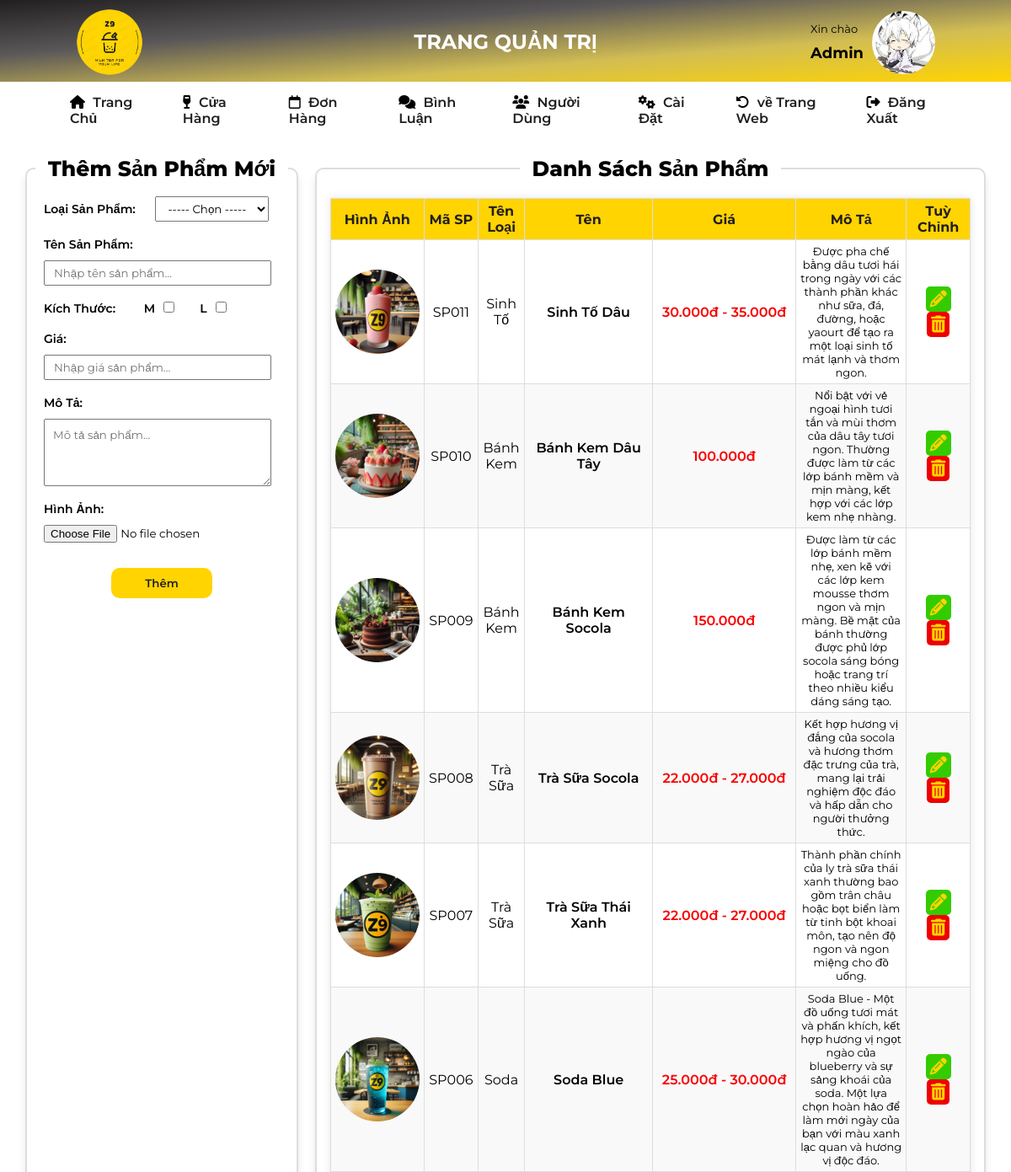
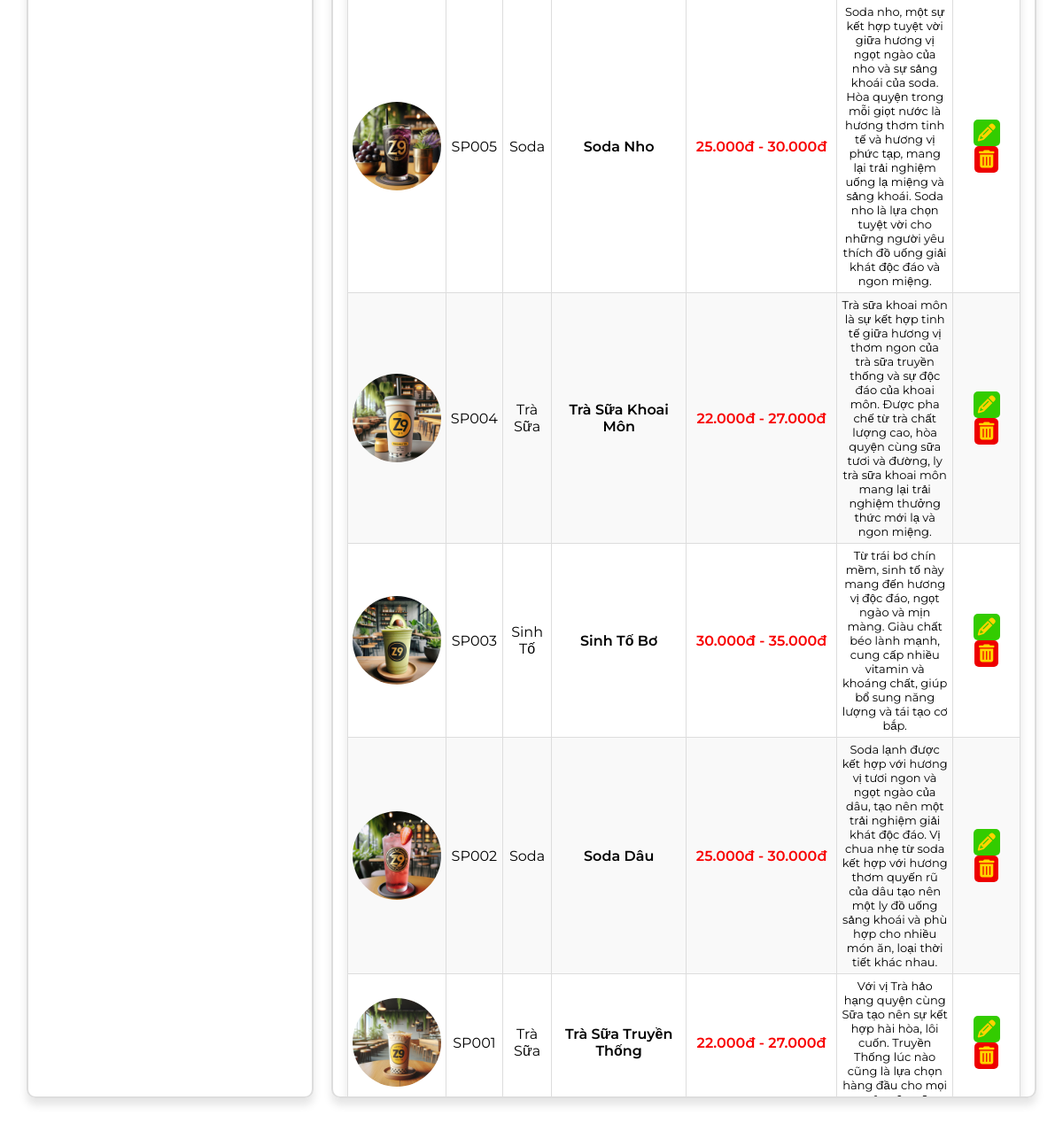
Page /admin/productAD/index.php (signed in) on the committed database (2 pictures, top to bottom).
### tables this page shows
CREATE TABLE `users` (
  `user_id` varchar(10) NOT NULL,
  `user_name` varchar(15) NOT NULL,
  `email` varchar(255) NOT NULL,
  `pass_word` varchar(20) NOT NULL,
  `role` int(1) NOT NULL DEFAULT 1
);

CREATE TABLE `user_path` (
  `user_path_id` int(11) NOT NULL,
  `user_id` varchar(10) NOT NULL,
  `path` varchar(500) NOT NULL
);

CREATE TABLE `sizes` (
  `size_id` int(11) NOT NULL,
  `size_name` varchar(10) NOT NULL
);

CREATE TABLE `products` (
  `product_id` varchar(10) NOT NULL,
  `category_id` varchar(10) DEFAULT NULL,
  `product_name` varchar(255) NOT NULL,
  `product_img` varchar(255) DEFAULT NULL,
  `product_des` text DEFAULT NULL,
  `create_time` timestamp NOT NULL DEFAULT current_timestamp() ON UPDATE current_timestamp()
);

CREATE TABLE `categorys` (
  `category_id` varchar(10) NOT NULL,
  `category_name` varchar(255) NOT NULL
);

### admin/productAD/index.php (the view, shortened to what this page needs)
<link rel="stylesheet" href="../css/product.css">
<?php
include "../public/header-admin.php";
?>
<div class="container-nav">
    <nav class="nav-admin-page">
        <li class="nav-item">
            <i class="fa-solid fa-house"></i>
            <a href="../index.php">Trang Chủ</a>
        </li>
        <li class="dropdown">
            <i class="fa-solid fa-wine-glass"></i>
            <a href="#">Cửa Hàng</a>
        </li>
        <li class="nav-item">
            <i class="fa-regular fa-calendar"></i>
            <a href="../orders/index.php">Đơn Hàng</a>
        </li>
        <li class="nav-item">
            <i class="fa-solid fa-comments"></i>
            <a href="#">Bình Luận</a>
        </li>
        <li class="nav-item">
            <i class="fa-solid fa-users"></i>
            <a href="../users/index.php">Người Dùng</a>
        </li>
        <li class="nav-item">
            <i class="fa-solid fa-gears"></i>
            <a href="../settings/edit-avt.php">Cài Đặt</a>
        </li>
        <li class="nav-item">
            <i class="fa-solid fa-rotate-left"></i>
            <a href="../../index.php">về Trang Web</a>
        </li>
        <li class="nav-item">
            <i class="fa-solid fa-right-from-bracket"></i>
            <a href="../logout.php">Đăng Xuất</a>
        </li>
    </nav>
</div>
<div class="container-product">
    <main id="content-page">
        <fieldset class="container-add-new-product">
            <legend>Thêm Sản Phẩm Mới</legend>
            <form class="add-new-form" action="" method="POST" enctype="multipart/form-data">
                <section class="choose-category">
                    <label class="label-form-add" for="">Loại Sản Phẩm:</label>
                    <select class="category-id" name="category_id" id="id">
                        <option value="">----- Chọn -----</option>
                    </select>
                </section>
                <section class="enter-product-name">
                    <label class="label-form-add" for="">Tên Sản Phẩm:</label>
                    <div class="container-input-form">
                        <input class="product-name" type="text" name="product_name" placeholder="Nhập tên sản phẩm..." required>
                    </div>
                </section>
                <section class="choose-size-product">
                    <label class="label-form-add" for="">Kích Thước:</label>
                    <?php
                    $sql = "SELECT * FROM sizes";
                    $result = mysqli_query($conn, $sql);
                    while ($row = mysqli_fetch_assoc($result)) {
                        echo "<label class='label-size' for='size_" . $row['size_id'] . "'>" . $row['size_name'] . "</label>";
                        echo "<input class='input-check-box' type='checkbox' name='sizes[]' id='size_" . $row['size_id'] . "' value='" . $row['size_id'] . "'>";
                    }
                    ?>
                </section>
                <section class="enter-product-price">
                    <label class="label-form-add" for="">Giá:</label>
                    <div class="container-input-form">
                        <input class="product-price" type="text" name="product_price" placeholder="Nhập giá sản phẩm..." required>
                    </div>
                </section>
                <section class="enter-description">
                    <label class="label-form-add" for="">Mô Tả:</label>
                    <div class="container-input-form">
                        <textarea class="product-des" name="product_des" id="" cols="20" rows="10" placeholder="Mô tả sản phẩm..." required></textarea>
                    </div>
                </section>
                <section class="choose-product-img">
                    <label class="label-form-add" for="">Hình Ảnh:</label>
                    <div class="container-input-form">
                        <input type="file" name="product_img">
                    </div>
                </section>
                <div class="container-add-btn">
                    <button class="add-category-btn" type="submit" name="add">Thêm</button>
                </div>
            </form>
        </fieldset>
        <fieldset class="container-list-product">
            <legend>Danh Sách Sản Phẩm</legend>
            <table id="product-table">
                <thead>
                    <tr>
                        <th>Hình Ảnh</th>
                        <th>Mã SP</th>
                        <th>Tên Loại</th>
                        <th>Tên</th>
                        <th>Giá </th>
                        <th>Mô Tả</th>
                        <th>Tuỳ Chỉnh</th>
                    </tr>
                </thead>
                <tbody>
                    <?php
                    $sql = "SELECT p.*, c.category_name, GROUP_CONCAT(ps.product_price ORDER BY ps.size_id SEPARATOR ' - ') AS size_prices
                            FROM products p
                            JOIN categorys c ON p.category_id = c.category_id
                            LEFT JOIN product_sizes ps ON p.product_id = ps.product_id
                            GROUP BY p.product_id
                            ORDER BY p.product_id DESC";
                    $result = $conn->query($sql);
                    if ($result->num_rows > 0) {
                        while ($row = $result->fetch_assoc()) {
                            echo "<tr>";
                            echo "<td><img class='product-img' src='uploads/" . $row['product_img'] . "' alt='Product Image'></td>";
                            echo "<td>" . $row['product_id'] . "</td>";
                            echo "<td>" . $row['category_name'] . "</td>";
                            echo "<td class='product-name-cell'>" . $row['product_name'] . "</td>";
                            echo "<td class='product-price-cell'>";
                            if (!empty($row['size_prices'])) {
                                echo $row['size_prices'];
                            } else {
                                echo $row['product_price'];
                            }
                            echo "</td>";
                            echo "<td class='product-des-cell'>" . $row['product_des'] . "</td>";
                            echo '<td class="action-product">
                                        <button type="button" class="edit-btn">
                                            <a href="edit-product.php?product_id=' . $row["product_id"] . '"><i class="fa-solid fa-pencil"></i></a>
                                        </button>
                                        <button type="button" class="delete-btn">
                                            <a href="delete-product.php?product_id=' . $row["product_id"] . '"><i class="fa-solid fa-trash-can"></i></a>
                                        </button>
                                </td>';
                            echo "</tr>";
                        }
                    } else {
                        echo "<tr><td colspan='7'>Không có sản phẩm nào.</td></tr>";
                    }
                    ?>
                </tbody>
            </table>
        </fieldset>
    </main>

### admin/public/header-admin.php (shortened to what this page needs)
<link rel="stylesheet" href="https://cdnjs.cloudflare.com/ajax/libs/font-awesome/6.5.1/css/all.min.css" />
<link rel="stylesheet" href="../css/style.css">
<div class="container-header">
    <header id="header-admin">
        <section class="header-admin-left">
            <img src="../images/logo.jpg" alt="logo">
        </section>
        <section class="header-admin-mid">
            <h1>TRANG QUẢN TRỊ</h1>
        </section>
        <section class="header-admin-right">
            <div class="container-title-hello-user">
                <p>Xin chào</p>
                <?php
                    $servername = "localhost";
                    $username = "root";
                    $password = "";
                    $dbname = "z9milktea";
                    $conn = new mysqli($servername, $username, $password, $dbname);
                    if (isset($_SESSION['user_id'])) {
                        $user_id = $_SESSION['user_id'];
                        $sql = "SELECT user_name, role FROM users WHERE user_id = '$user_id'";
                        $result = $conn->query($sql);
                        if ($result->num_rows > 0) {
                            $row = $result->fetch_assoc();
                            $user_name = $row['user_name'];
                            $user_role = $row['role'];
                            if ($user_role == 0) {
                                echo '<div class="container-title-hello-user">
                                    <span>' . $user_name . '</span>
                                </div>';
                            } else {
                                header('Location: /z9milktea/');
                                exit();
                            }
                        } else {
                            echo "Không tìm thấy thông tin người dùng.";
                        }
                    } else {
                        header('Location: /z9milktea/login-sigup/');
                        exit();
                    }
                ?>
            </div>
            <div class="container-img-user">
                <a href="settings/edit-avt.php?user_id='. $user_id .'">
                    <?php
                    include "show-avt.php";
                    ?>
                </a>
            </div>
        </section>
    </header>
</div>

### admin/public/show-avt.php (shortened to what this page needs)
<?php
$servername = "localhost";
$username = "root";
$password = "";
$dbname = "z9milktea";
$conn = new mysqli($servername, $username, $password, $dbname);
if (isset($_SESSION['user_id'])) {
    $user_id = $_SESSION['user_id'];
    $sqlGetImagePath = "SELECT path FROM user_path WHERE user_id = '$user_id'";
    $resultGetImagePath = $conn->query($sqlGetImagePath);
    if ($resultGetImagePath->num_rows > 0) {
        $rowImagePath = $resultGetImagePath->fetch_assoc();
        $imagePath = 'uploads/' . $rowImagePath['path'];
        $web_image_path = 'http://localhost/z9milktea/admin/settings/' . $imagePath;
        echo '<img src="' . $web_image_path . '" alt="img-user">';
    } else {
        echo "Image not found.";
    }
} else {
    echo "User ID is not set in session.";
}
?>

### admin/css/product.css (style rules this page uses)
* { margin: 0; padding: 0; box-sizing: border-box; font-family: 'Montserrat', sans-serif; }
ul, li, a { text-decoration: none; list-style: none; }
.container-nav { background-color: #fff; }
.nav-admin-page { display: flex; justify-content: space-between; width: 90%; margin: 0px auto; }
.nav-admin-page .nav-item { padding: 15px 23px; position: relative; transition: all ease-in-out 0.3s; cursor: pointer; }
.nav-item:after, .dropdown:after { content: ""; position: absolute; bottom: 0; left: 50%; width: 0; height: 1px; background-color: #221F20; transition: all ease-in-out 0.3s; transform: translateX(-50%); }
.nav-admin-page li a { color: #221F20; font-weight: 600; margin-left: 5px; transition: all ease-in-out 0.3s; }
.dropdown { padding: 15px 23px; position: relative; transition: all ease-in-out 0.3s; cursor: pointer; }
.container-product { margin-top: 20px; }
#content-page { width: 95%; margin: 0px auto; display: flex; gap: 20px; }
fieldset { border: 2px solid #ddd; border-radius: 10px; box-shadow: 0 8px 10px 0 rgb(0 0 0 / 10%); }
.container-add-new-product { width: 20%; display: block; position: relative; }
.container-add-new-product legend { font-size: 25px; font-weight: 800; text-align: center; display: block; padding: 0px 15px; }
.add-new-form { margin-top: 10px; font-size: 14px; }
.label-form-add { font-weight: 600; text-align: left; margin: 0 20px 0 20px; }
.label-size { font-weight: 600; text-align: left; margin: 0px 10px 0px; }
.container-input-form { margin: 10px 0px 0px 20px; }
.input-check-box { font-size: 20px; margin-right: 20px; cursor: pointer; }
.product-des { width: 90%; height: 80px; margin-right: 20px; padding: 10px 10px; }
.choose-category, .enter-product-name, .choose-size-product, .enter-product-price, .choose-product-img, .enter-description { margin-top: 18px; }
.choose-category .category-id { height: 30px; padding: 0 10px; cursor: pointer; }
.product-name, .product-price { height: 30px; width: 90%; padding: 0 10px; }
.container-add-btn { margin-top: 30px; text-align: center; }
.add-category-btn { background-color: #FFD400; color: #221F20; padding: 10px 40px; border: none; border-radius: 10px; cursor: pointer; font-weight: 600; overflow: hidden; position: relative; transition: color 0.3s ease, background-color 0.3s ease; }
.add-category-btn::before { content: ""; position: absolute; top: 0; left: -100%; width: 100%; height: 100%; background: linear-gradient(to right, transparent, #221F20); transition: left 0.5s ease-in-out; }
.container-list-product { width: 80%; height: 74vh; overflow-y: auto; scrollbar-width: thin; scrollbar-color: #FFD400 #fff; }
.container-list-product legend { font-size: 25px; font-weight: 800; text-align: center; display: block; padding: 0px 15px; }
table { border-collapse: collapse; width: 96%; margin: 20px auto; background-color: #fff; box-shadow: 0 0 10px rgba(0, 0, 0, 0.1); }
.product-img { width: 100px; height: 100px; }
.product-name-cell { width: 20%; font-weight: 600; }
.product-price-cell { width: 170px; color: #f80000; font-weight: 600; }
.product-des-cell { font-size: 13px; }
.action-product { width: 10%; }
th, td { border: 1px solid #ddd; padding: 5px 5px; text-align: center; }
th { background-color: #FFD400; color: #221f20; }
tr:nth-child(even) { background-color: #f9f9f9; }
.edit-btn, .delete-btn { margin: 0px 5px; padding: 5px; cursor: pointer; font-size: 20px; border-radius: 5px; border: none; transition: all ease-in-out 0.3s; }
.edit-btn { background-color: #33CC00; }
.delete-btn { background-color: #EE0000; }
.edit-btn a, .delete-btn a { color: #FFD400; }

### admin/css/style.css (style rules this page uses)
* { margin: 0; padding: 0; box-sizing: border-box; font-family: 'Montserrat', sans-serif; }
ul, li, a { text-decoration: none; list-style: none; }
.container-nav { background-color: #fff; }
.nav-admin-page { display: flex; justify-content: space-between; width: 90%; margin: 0px auto; }
.nav-admin-page .nav-item { padding: 15px 23px; position: relative; transition: all ease-in-out 0.3s; cursor: pointer; }
.nav-item:after, .dropdown:after { content: ""; position: absolute; bottom: 0; left: 50%; width: 0; height: 1px; background-color: #221F20; transition: all ease-in-out 0.3s; transform: translateX(-50%); }
.nav-admin-page li a { color: #221F20; font-weight: 600; margin-left: 5px; transition: all ease-in-out 0.3s; }
.dropdown { padding: 15px 23px; position: relative; transition: all ease-in-out 0.3s; cursor: pointer; }

### admin/public/show-avt.php (style rules this page uses)
img { border-radius: 50%; }

### admin/productAD/index.php (style rules this page uses)
.product-price-cell { width: 170px; }

### rows in the picture
users: user_name "Admin"
user_path: path (picture)
sizes: size_name "M"
sizes: size_name "L"
products: product_img (picture), product_id "SP011", category.category_name "Sinh Tố", product_name "Sinh Tố Dâu", size_prices "30.000đ - 35.000đ", product_des "Được pha chế bằng dâu tươi hái trong ngày với các thành phần khác như sữa, đá, đường, hoặc yaourt để tạo ra một loại sinh tố mát lạnh và thơm ngon."
products: product_img (picture), product_id "SP010", category.category_name "Bánh Kem", product_name "Bánh Kem Dâu Tây", size_prices "100.000đ", product_des "Nổi bật với vẻ ngoại hình tươi tắn và mùi thơm của dâu tây tươi ngon. Thường được làm từ các lớp bánh mềm và mịn màng, kết hợp với các lớp kem nhẹ nhàng."
products: product_img (picture), product_id "SP009", category.category_name "Bánh Kem", product_name "Bánh Kem Socola", size_prices "150.000đ", product_des "Được làm từ các lớp bánh mềm nhẹ, xen kẽ với các lớp kem mousse thơm ngon và mịn màng. Bề mặt của bánh thường được phủ lớp socola sáng bóng hoặc trang trí theo nhiều kiểu dáng sáng tạo."
products: product_img (picture), product_id "SP008", category.category_name "Trà Sữa", product_name "Trà Sữa Socola", size_prices "22.000đ - 27.000đ", product_des "Kết hợp hương vị đắng của socola và hương thơm đặc trưng của trà, mang lại trải nghiệm độc đáo và hấp dẫn cho người thưởng thức."
products: product_img (picture), product_id "SP007", category.category_name "Trà Sữa", product_name "Trà Sữa Thái Xanh", size_prices "22.000đ - 27.000đ", product_des "Thành phần chính của ly trà sữa thái xanh thường bao gồm trân châu hoặc bọt biển làm từ tinh bột khoai môn, tạo nên độ ngon và ngon miệng cho đồ uống."
products: product_img (picture), product_id "SP006", category.category_name "Soda", product_name "Soda Blue", size_prices "25.000đ - 30.000đ", product_des "Soda Blue - Một đồ uống tươi mát và phấn khích, kết hợp hương vị ngọt ngào của blueberry và sự sảng khoái của soda. Một lựa chọn hoàn hảo để làm mới ngày của bạn với màu xanh lạc quan và hương vị độc đáo."
products: product_img (picture), product_id "SP005", category.category_name "Soda", product_name "Soda Nho", size_prices "25.000đ - 30.000đ", product_des "Soda nho, một sự kết hợp tuyệt vời giữa hương vị ngọt ngào của nho và sự sảng khoái của soda. Hòa quyện trong mỗi giọt nước là hương thơm tinh tế và hương vị phức tạp, mang lại trải nghiệm uống lạ miệng và sảng khoái. Soda nho là lựa chọn tuyệt vời cho những người yêu thích đồ uống giải khát độc đáo và ngon miệng."
products: product_img (picture), product_id "SP004", category.category_name "Trà Sữa", product_name "Trà Sữa Khoai Môn", size_prices "22.000đ - 27.000đ", product_des "Trà sữa khoai môn là sự kết hợp tinh tế giữa hương vị thơm ngon của trà sữa truyền thống và sự độc đáo của khoai môn. Được pha chế từ trà chất lượng cao, hòa quyện cùng sữa tươi và đường, ly trà sữa khoai môn mang lại trải nghiệm thưởng thức mới lạ và ngon miệng."
products: product_img (picture), product_id "SP003", category.category_name "Sinh Tố", product_name "Sinh Tố Bơ", size_prices "30.000đ - 35.000đ", product_des "Từ trái bơ chín mềm, sinh tố này mang đến hương vị độc đáo, ngọt ngào và mịn màng. Giàu chất béo lành mạnh, cung cấp nhiều vitamin và khoáng chất, giúp bổ sung năng lượng và tái tạo cơ bắp."
products: product_img (picture), product_id "SP002", category.category_name "Soda", product_name "Soda Dâu", size_prices "25.000đ - 30.000đ", product_des "Soda lạnh được kết hợp với hương vị tươi ngon và ngọt ngào của dâu, tạo nên một trải nghiệm giải khát độc đáo. Vị chua nhẹ từ soda kết hợp với hương thơm quyến rũ của dâu tạo nên một ly đồ uống sảng khoái và phù hợp cho nhiều món ăn, loại thời tiết khác nhau."
products: product_img (picture), product_id "SP001", category.category_name "Trà Sữa", product_name "Trà Sữa Truyền Thống", size_prices "22.000đ - 27.000đ", product_des "Với vị Trà hảo hạng quyện cùng Sữa tạo nên sự kết hợp hài hòa, lôi cuốn. Truyền Thống lúc nào cũng là lựa chọn hàng đầu cho mọi…"
